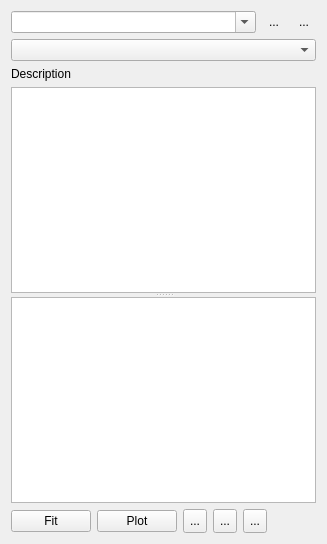
<?xml version="1.0" encoding="UTF-8"?>
<ui version="4.0">
 <class>Form</class>
 <widget class="QWidget" name="Form">
  <property name="geometry">
   <rect>
    <x>0</x>
    <y>0</y>
    <width>327</width>
    <height>544</height>
   </rect>
  </property>
  <property name="windowTitle">
   <string>Form</string>
  </property>
  <layout class="QVBoxLayout" name="verticalLayout">
   <item>
    <layout class="QHBoxLayout" name="horizontalLayout_2">
     <item>
      <widget class="QComboBox" name="analysisNameComboBox">
       <property name="contextMenuPolicy">
        <enum>Qt::ActionsContextMenu</enum>
       </property>
       <property name="editable">
        <bool>true</bool>
       </property>
      </widget>
     </item>
     <item>
      <widget class="QToolButton" name="removeAnalysisButton">
       <property name="minimumSize">
        <size>
         <width>0</width>
         <height>0</height>
        </size>
       </property>
       <property name="text">
        <string>...</string>
       </property>
       <property name="icon">
        <iconset resource="Experiment.qrc">
         <normaloff>:/openicon/icons/edit-clear-locationbar-rtl.png</normaloff>:/openicon/icons/edit-clear-locationbar-rtl.png</iconset>
       </property>
       <property name="iconSize">
        <size>
         <width>16</width>
         <height>16</height>
        </size>
       </property>
       <property name="autoRaise">
        <bool>true</bool>
       </property>
      </widget>
     </item>
     <item>
      <widget class="QToolButton" name="saveButton">
       <property name="toolTip">
        <string>Save current</string>
       </property>
       <property name="text">
        <string notr="true">...</string>
       </property>
       <property name="icon">
        <iconset resource="Experiment.qrc">
         <normaloff>:/kde/icons/filesave.png</normaloff>:/kde/icons/filesave.png</iconset>
       </property>
       <property name="iconSize">
        <size>
         <width>16</width>
         <height>16</height>
        </size>
       </property>
       <property name="autoRaise">
        <bool>true</bool>
       </property>
      </widget>
     </item>
    </layout>
   </item>
   <item>
    <widget class="QComboBox" name="fitSelectionComboBox"/>
   </item>
   <item>
    <widget class="QLabel" name="descriptionLabel">
     <property name="text">
      <string>Description</string>
     </property>
    </widget>
   </item>
   <item>
    <widget class="QSplitter" name="splitter">
     <property name="orientation">
      <enum>Qt::Vertical</enum>
     </property>
     <widget class="QTableView" name="parameterTableView"/>
     <widget class="QTableView" name="resultsTableView"/>
    </widget>
   </item>
   <item>
    <layout class="QHBoxLayout" name="horizontalLayout">
     <item>
      <widget class="QPushButton" name="fitButton">
       <property name="text">
        <string>Fit</string>
       </property>
      </widget>
     </item>
     <item>
      <widget class="QPushButton" name="plotButton">
       <property name="text">
        <string>Plot</string>
       </property>
      </widget>
     </item>
     <item>
      <widget class="QToolButton" name="removePlotButton">
       <property name="minimumSize">
        <size>
         <width>24</width>
         <height>24</height>
        </size>
       </property>
       <property name="toolTip">
        <string>remove fit or plot from trace</string>
       </property>
       <property name="statusTip">
        <string/>
       </property>
       <property name="text">
        <string>...</string>
       </property>
       <property name="icon">
        <iconset resource="Experiment.qrc">
         <normaloff>:/openicon/icons/edit-delete-6.png</normaloff>:/openicon/icons/edit-delete-6.png</iconset>
       </property>
      </widget>
     </item>
     <item>
      <widget class="QToolButton" name="extractButton">
       <property name="minimumSize">
        <size>
         <width>24</width>
         <height>24</height>
        </size>
       </property>
       <property name="toolTip">
        <string>copy the fit from the first selected trace</string>
       </property>
       <property name="text">
        <string>...</string>
       </property>
       <property name="icon">
        <iconset resource="Experiment.qrc">
         <normaloff>:/openicon/icons/archive-extract-2.png</normaloff>:/openicon/icons/archive-extract-2.png</iconset>
       </property>
      </widget>
     </item>
     <item>
      <widget class="QToolButton" name="copyButton">
       <property name="minimumSize">
        <size>
         <width>24</width>
         <height>24</height>
        </size>
       </property>
       <property name="toolTip">
        <string>copy fitted values to start values</string>
       </property>
       <property name="text">
        <string>...</string>
       </property>
       <property name="icon">
        <iconset resource="Experiment.qrc">
         <normaloff>:/openicon/icons/arrow-left-2.png</normaloff>:/openicon/icons/arrow-left-2.png</iconset>
       </property>
      </widget>
     </item>
     <item>
      <spacer name="horizontalSpacer">
       <property name="orientation">
        <enum>Qt::Horizontal</enum>
       </property>
       <property name="sizeHint" stdset="0">
        <size>
         <width>40</width>
         <height>20</height>
        </size>
       </property>
      </spacer>
     </item>
    </layout>
   </item>
  </layout>
 </widget>
 <resources>
  <include location="Experiment.qrc"/>
 </resources>
 <connections/>
</ui>
